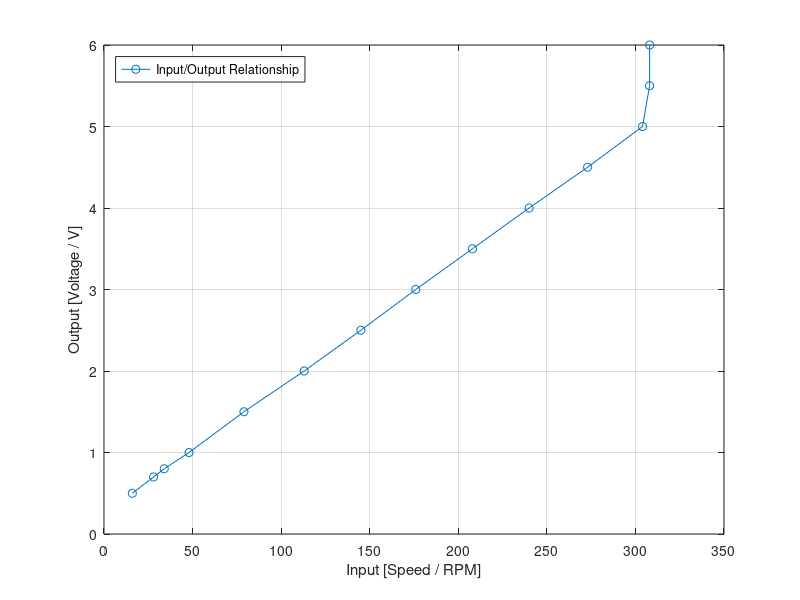

Reproduce this figure in MATLAB.
% exp-02 plotter;
% author: Nedal Abdullah;

clear; clc;

% Reading from Experiment;
% Tables %
output_voltage = [0.5, 0.7, 0.8, 1.0, 1.5, 2.0, 2.5, 3.0, 3.5, 4.0, 4.5, 5.0, 5.5, 6.0];
input_speed = [16, 28, 34, 48, 79, 113, 145, 176, 208, 240, 273, 304, 308, 308];

%%%%%%%%%%
saturation_voltage_value = 4.88; % V
saturation_speed_value = 294; % RPM
%%%%%%%%%%%%%%%%%%%%%%%%%%


%%%%%%%%%%%%%%%%%

% Saturation / Dead-zone Area coords;
% saturation_area_x = [saturation_value, 6];
% saturation_area_y = [350, 350];
% 
% dead_zone_area_x = [0, average_dead_zone_value];
% dead_zone_area_y = [350, 350];
%%%%%%%%%%%%%%%%%%%%%%%%%%%%%%%%%%%%

% Disturbance values Table %
% response_to_disturbance_1 = (output_load_0_speed - output_load_1_speed);
% response_to_disturbance_2 = (output_load_0_speed - output_load_2_speed);
%%%%%%%%%%%%%%%%%%%%%%%%%%%%



% plot all the readings;
% plot(input_voltage, output_load_0_speed, "-o", input_voltage, output_load_1_speed, "-o", input_voltage, output_load_2_speed, "-o", input_voltage, average_load_speed, "-o");
% legend("Disturbance = 0", "Disturbance = 1", "Disturbance = 2", "Average");
% legend("Location", "north");
% xlabel("Input [Voltage / V]");
% ylabel("Output [Speed / RPM]");

% plot the average reading;
% plot(input_voltage, average_load_speed, "-o");
% legend("Average Speed");

% plot the response to disturbance;
plot(input_speed, output_voltage, "-o");
legend("Input/Output Relationship");
legend("Location", "northwest");
xlabel("Input [Speed / RPM]");
ylabel("Output [Voltage / V]");


% draw the saturation and dead zone areas;
% hold on;
% area(saturation_area_x, saturation_area_y, "FaceAlpha", 0.1, "FaceColor", "g", "DisplayName", "Saturation Area");
% area(dead_zone_area_x, dead_zone_area_y, "FaceAlpha", 0.1, "FaceColor", "r", "DisplayName", "Dead-Zone Area");
% hold off;
% 
% 
% 
% 

grid on;
